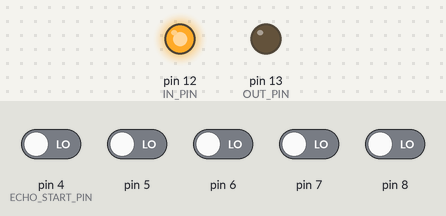
Recording of a sketch running on a simulated Arduino Uno, built for the host (arithmetic inside an expression is 32-bit, double 64-bit). Parts: output pins drawn as LEDs (lit = HIGH). The test bench sets the inputs (shaded band); at power-on: pin 4 (ECHO_START_PIN), pin 5–8 LOW. Pins used as bus, display or sensor lines are not drawn; what the sketch prints to the serial monitor is not drawn.

Above: at 0.1 s.
At 0.8 s:
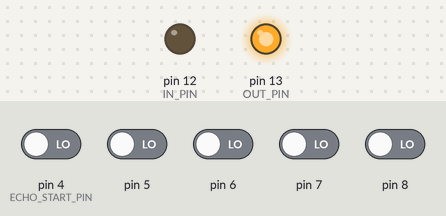
Timing chart, 0 to 2.3 s (numbered marks = the images above):
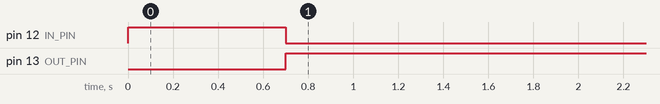

Measured:
- by itself, pin 12 (IN_PIN): LOW → HIGH at 0.00 s, → LOW 0.70 s later
- by itself, pin 13 (OUT_PIN): LOW → HIGH at 0.70 s

The sketch:

IMAngry.ino
```cpp
#include <MsTimer2.h>

#define TRIG_PIN 2
#define ECHO_START_PIN 4
#define IN_PIN 12
#define OUT_PIN 13

#define SENSOR_NUMBER 5

#define MAX_DISTANCE 99999
#define CHANGE_DISTANCE1 80
#define CHANGE_DISTANCE2 150
#define CHANGE_DISTANCE3 250

#define CHANGE_TIME1 199
#define CHANGE_TIME2 500
#define CHANGE_TIME3 700
#define CHANGE_TIME4 200

#define USE_DATA_GAP_TIME 1000 /*IN MILLIS*/

enum UserState {
  NEAR, MIDDLE, FAR
};

UserState userState = FAR;

float distance[SENSOR_NUMBER];
float minDis = MAX_DISTANCE;

unsigned long timer;
unsigned long lastChangeTime, changeTime, timer_time;
unsigned long last_sin;

float timer_duration = 0;

float getMin(int length, float a[]) {
  /*
    give the min float data of an array
  */
  float min_value = MAX_DISTANCE + 1;
  for (int i = 0; i < length; ++i) {
    min_value = min(min_value, a[i]);
  }
  return min_value;
}

void getSensorData() {
  float temp = 0;
  for (int i = 0; i < SENSOR_NUMBER; ++i) {
    digitalWrite(TRIG_PIN, LOW);
    timer = millis();
    while (millis() - timer < 2) {}
    digitalWrite(TRIG_PIN, HIGH);
    timer = millis();
    while (millis() - timer < 10) {}
    digitalWrite(TRIG_PIN, LOW);
    temp = pulseIn(ECHO_START_PIN + i, HIGH, 250000);
    temp /= 58;
    if (temp == 0) {
      distance[i] = MAX_DISTANCE;
    }
    else {
      distance[i] = temp;
    }
  }
}

void motor_loop() {

}

void setup() {
  // PIN Definition
  for (int i = 0; i < SENSOR_NUMBER; ++i) {
    pinMode(ECHO_START_PIN + i, INPUT);
  }
  pinMode(TRIG_PIN, OUTPUT);
  pinMode(IN_PIN, OUTPUT);
  pinMode(OUT_PIN, OUTPUT);

  Serial.begin(9600);

  // fire the timer
  timer_duration = CHANGE_TIME1;
  MsTimer2::set(USE_DATA_GAP_TIME, state_switch_according_to_sensor_data);
  MsTimer2::start();
}

void state_switch_according_to_sensor_data() {
  getSensorData();
  float minDis = getMin(SENSOR_NUMBER, distance);
  Serial.println(minDis);
  if (minDis < CHANGE_DISTANCE1) {
    userState = NEAR;
  } else if (minDis < CHANGE_DISTANCE2) {
    userState = MIDDLE;
  } else {
    userState = FAR;
  }
}


void goOut() {
  digitalWrite(OUT_PIN, HIGH);
  digitalWrite(IN_PIN, LOW);

  return;
}

void goIn() {
  digitalWrite(IN_PIN, HIGH);
  digitalWrite(OUT_PIN, LOW);

  return;
}

void goStop() {
  digitalWrite(IN_PIN, LOW);
  digitalWrite(OUT_PIN, LOW);
  return;
}

void onUserNear() {
  goStop();
}


void moveMotorWithPeriod(float period) {
  static bool switcher = false;
  goStop();
  if (switcher) {
    goOut();
  } else {
    goIn();
  }
  switcher = !switcher;
  delay(period);
}

void onUserMiddle() {
  moveMotorWithPeriod(CHANGE_TIME2);
}

void onUserFar() {
  moveMotorWithPeriod(CHANGE_TIME3);
}

void loop() {
  switch (userState) {
    case NEAR:
      onUserNear();
      break;
    case MIDDLE:
      onUserMiddle();
      break;
    case FAR:
      onUserFar();
      break;
  }
}
```
